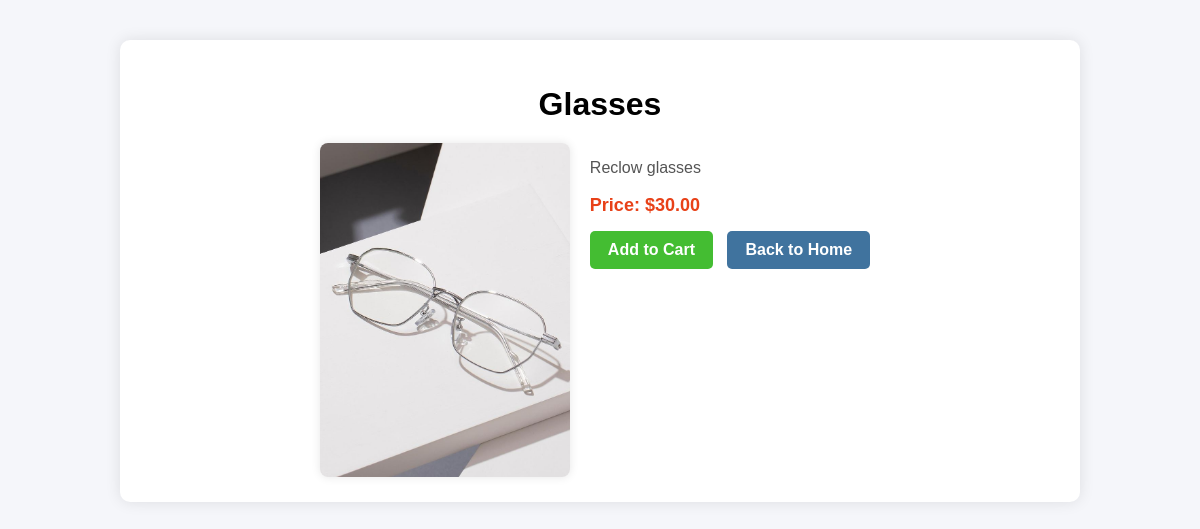
Page /product/7/ on the committed database.
### myapp/models.py (models this page shows, shortened)
class Product(models.Model):
    name = models.CharField(max_length=200)
    price = models.DecimalField(max_digits=10, decimal_places=2)
    description = models.TextField()
    image = models.ImageField(upload_to='products/', blank=True, null=True)

### myapp/views.py (the view)
# urls.py: path('product/<int:id>/', views.product_detail, name='product_detail'),
def product_detail(request, id):
    product = get_object_or_404(Product, id=id)
    return render(request, 'product_detail.html', {'product': product})

### myapp/templates/product_detail.html (shortened to what this page needs)
<!DOCTYPE html>
<html>
<head>
    {% load static %}
    <link rel="stylesheet" href="{% static 'css/product_detail.css' %}">
</head>
<body>
<div class="container">
    <div class="product-detail-box">
        <h1 class="product-title">{{ product.name }}</h1>
        <div class="product-info">
            <img src="{{ product.image.url }}" alt="{{ product.name }}" class="product-image">
            <div class="product-text">
                <p class="product-description">{{ product.description }}</p>
                <p class="product-price">Price: ${{ product.price }}</p>
                <div class="btn-group">
                    <a href="{% url 'add_to_cart' product.id %}" class="btn cart-btn">Add to Cart</a>
                    <a href="{% url 'home' %}" class="btn home-btn">Back to Home</a>
                </div>
            </div>
        </div>
    </div>
</div>
</body>
</html>

### myapp/static/css/product_detail.css (style rules this page uses)
body { font-family: Arial, sans-serif; background-color: #f5f6fa; margin: 0; }
.container { width: 80%; margin: 40px auto; }
.product-detail-box { background: white; padding: 25px; border-radius: 10px; box-shadow: 0 0 15px rgba(0,0,0,0.1); }
.product-title { text-align: center; margin-bottom: 20px; }
.product-info { display: flex; flex-wrap: wrap; gap: 20px; justify-content: center; align-items: flex-start; }
.product-image { max-width: 250px; border-radius: 8px; box-shadow: 0 0 10px rgba(0,0,0,0.1); }
.product-text { max-width: 400px; }
.product-description { font-size: 16px; color: #555; margin-bottom: 10px; }
.product-price { font-size: 18px; font-weight: bold; color: #e84118; margin-bottom: 15px; }
.btn { display: inline-block; padding: 10px 18px; border-radius: 5px; text-decoration: none; font-weight: bold; margin-right: 10px; color: white; }
.cart-btn { background-color: #44bd32; }
.home-btn { background-color: #40739e; }

### rows in the picture
Product: name "Glasses", image (picture), description "Reclow glasses", price "30.00"
